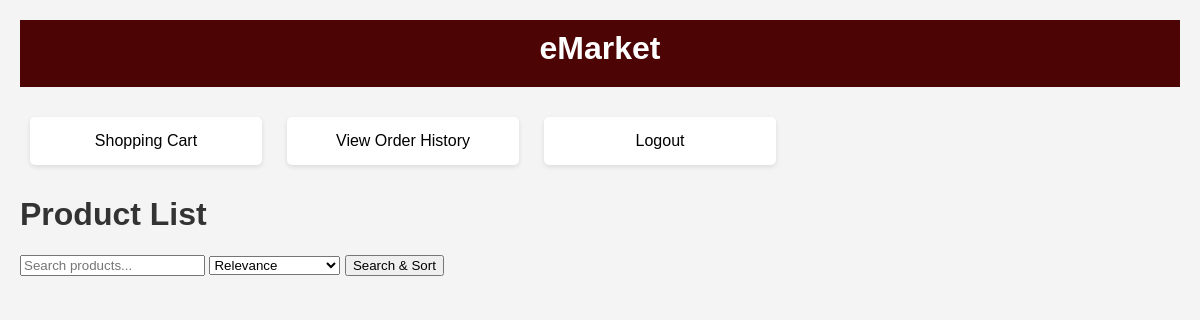
The page /product_list/ on the database as committed earlier.
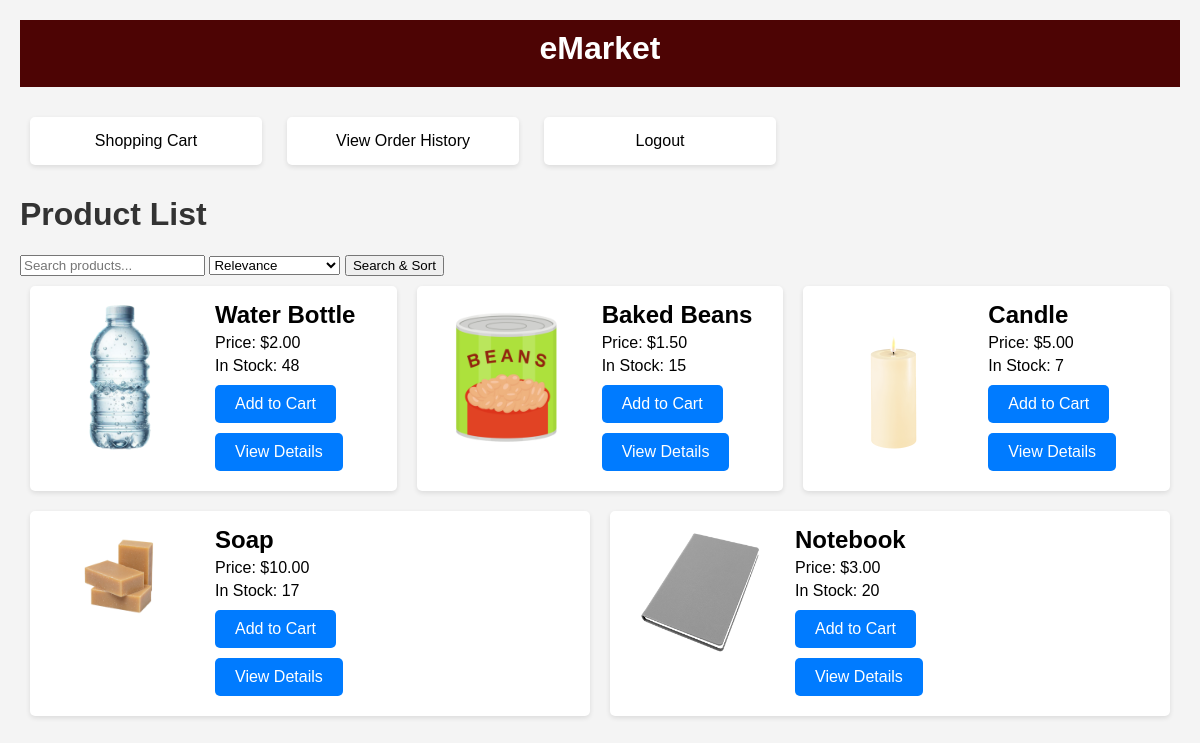
The same page on the database as committed later.
### app/models.py (models this page shows, shortened)
class Product(models.Model):
    name = models.CharField(max_length=100)
    price = models.DecimalField(decimal_places=2, max_digits=10,default=0, validators=[MinValueValidator(0, message='Please enter a valid price.')],) # type: ignore
    description = models.CharField(max_length=250, default="")
    stock = models.PositiveIntegerField(default=1)
    date_created = models.DateTimeField(null=True,auto_now_add=True)
    seller = models.ForeignKey(User, on_delete=models.CASCADE, null=True, limit_choices_to={'user_type': 'seller'}, related_name='products')
    image = models.ImageField(default="default.jpeg", upload_to="media/", blank=True)

### app/views.py (the view, shortened to what this page needs)
# urls.py: path('product_list/', views.product_list, name='product_list'),
def product_list(request):
    form = ProductSearchForm(request.GET or None)
    products = list(Product.objects.all())  # Convert queryset to list for sorting
    return render(request, 'app/product_list.html', {'form': form, 'products': products})

### app/forms.py
class ProductSearchForm(forms.Form):
    search_query = forms.CharField(
        required=False,
        widget=forms.TextInput(attrs={'placeholder': 'Search products...'}),
        label=''
    )
    SORT_CHOICES = [
        ('rel', 'Relevance'),
        ('price_asc', 'Price: Low to High'),
        ('price_desc', 'Price: High to Low'),
        ('name_asc', 'Name: A to Z'),
        ('name_desc', 'Name: Z to A')
    ]
    sort = forms.ChoiceField(
        choices=SORT_CHOICES,
        required=False
    )

### app/templates/app/product_list.html (shortened to what this page needs)
<!DOCTYPE html>
<html lang="en">
<head>
  {% load static %}
  <link rel="stylesheet" href="{% static 'app/product_list.css' %}">
</head>
<body>
  <header>
    <div class="project-name">eMarket</div>
  </header>
  <main>
    <nav>
      <ul>
        <li><a href="{% url 'shopping_cart' %}">Shopping Cart</a></li>
        <li><a href="{% url 'order_history' %}">View Order History</a></li>
        <li>
          <a href="#" onclick="document.getElementById('logout-form').submit(); return false;">Logout</a>
        </li>
      </ul>
    </nav>
    <h1>Product List</h1>
    <form method="GET" action="{% url 'product_list' %}" enctype=”multipart/form-data”>      {{ form.search_query }}
      {{ form.sort }}
      <button type="submit">Search & Sort</button>
    </form>
    <ul>
      {% for product in products %}
        <li>
          <div class="product-container">
            <img src="{{ product.image.url }}" class="product-image">
            <div class="product-info">
              <h2>{{ product.name }}</h2>
              <p>Price: ${{ product.price }}</p>
              <p>In Stock: {{ product.stock }}</p>
              <a href="{% url 'add_to_cart' product.id %}" class="button">Add to Cart</a></br>
              <a href="{% url 'product_detail' product.id %}" class="button view-details">View Details</a>
            </div>
          </div>
        </li>
      {% endfor %}
    </ul>
  </main>
</body>
</html>

### static/app/product_list.css (style rules this page uses)
body { font-family: Arial, sans-serif; margin: 0; padding: 20px; background-color: #f4f4f4; }
header { background: #4d0404; color: white; padding: 10px 20px; text-align: center; }
.project-name { font-size: 2em; font-weight: bold; margin-bottom: 10px; text-align: center; }
nav { text-align: center; align-items: center; flex: box; }
nav ul { list-style-type: none; padding: 0; margin: 0; }
nav ul li { display: inline; margin-right: 15px; max-width: 20%; }
nav a, nav button { color: black; text-decoration: none; background: none; border: none; cursor: pointer; font: inherit; }
main { margin-top: 20px; }
h1 { color: #333; }
main ul { list-style-type: none; padding: 0; margin: 0; display: flex; flex-wrap: wrap; }
li { background: white; margin: 10px; padding: 15px; border-radius: 5px; box-shadow: 0 2px 5px rgba(0,0,0,0.1); flex: 1 1 calc(33.333% - 20px); box-sizing: border-box; }
h2 { margin: 0; font-size: 1.5em; }
p { margin: 5px 0; }
.product-container { display: flex; align-items: flex-start; }
.product-image { max-width: 150px; margin-right: 20px; }
.product-info { flex: 1; }
.button { display: inline-block; padding: 10px 20px; margin: 5px 0; font-size: 1em; color: white; background-color: #007BFF; border: none; border-radius: 5px; text-align: center; text-decoration: none; cursor: pointer; transition: background-color 0.3s ease; }

Rows that differ between the two databases and show on the page:
added Product: image (picture), name "Water Bottle", price "2.00", stock "48"
added Product: image (picture), name "Baked Beans", price "1.50", stock "15"
added Product: image (picture), name "Candle", price "5.00", stock "7"
added Product: image (picture), name "Soap", price "10.00", stock "17"
added Product: image (picture), name "Notebook", price "3.00", stock "20"
